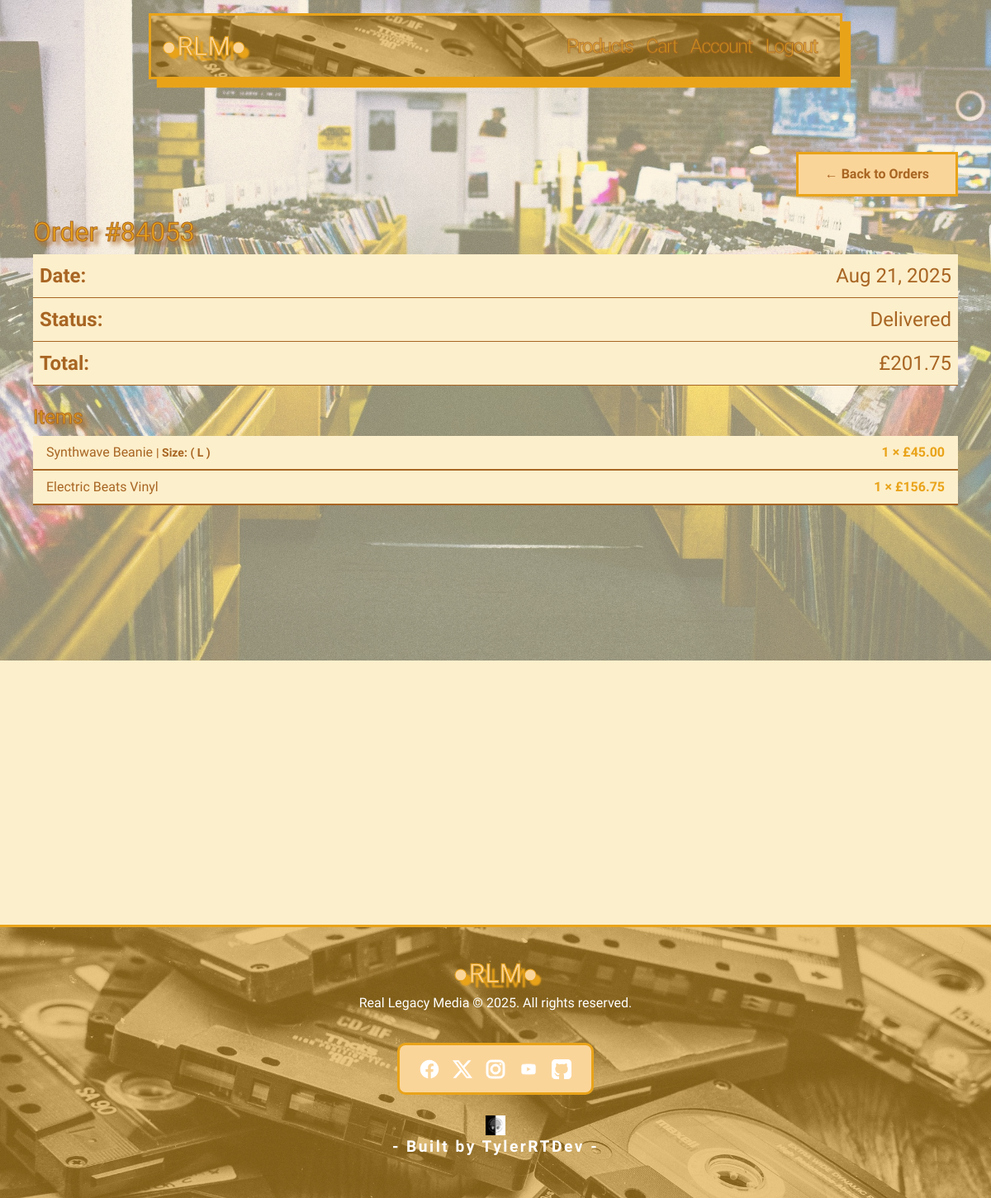
The app's page /accounts/orders/90/ (signed in) with its own data.
### checkout/models.py (models this page shows, shortened)
class CheckoutOrder(models.Model):
    STATUS_CHOICES = [
        ('pending', 'Pending'),
        ('shipped', 'Shipped'),
        ('delivered', 'Delivered'),
    ]
    user = models.ForeignKey(User, on_delete=models.CASCADE, null=True, blank=True)
    order_session = models.CharField(max_length=255, unique=True, blank=True, null=True)
    order_number = models.CharField(max_length=5, unique=True, blank=True, null=True)
    guest_email = models.EmailField(blank=True, null=True)
    city = models.CharField(max_length=50, null=True, blank=True)
    postcode = models.CharField(max_length=20, null=True, blank=True)
    total_amount = models.DecimalField(max_digits=10, decimal_places=2)
    status = models.CharField(max_length=20, choices=STATUS_CHOICES, default='pending')
    created_at = models.DateTimeField(auto_now_add=True)
    full_name = models.CharField(max_length=100, null=True, blank=True)
    shipping_address = models.TextField(null=True, blank=True)
    shipping_city = models.CharField(max_length=50, null=True, blank=True)
    shipping_postcode = models.CharField(max_length=20, null=True, blank=True)
    billing_address = models.TextField(null=True, blank=True)
    billing_city = models.CharField(max_length=20,null=True, blank=True)
    billing_postcode = models.CharField(max_length=20,null=True, blank=True)

class CheckoutItem(models.Model):
    order = models.ForeignKey(CheckoutOrder, on_delete=models.CASCADE, related_name='items')
    product = models.ForeignKey(Product, on_delete=models.SET_NULL, null=True)
    size = models.CharField(max_length=10, blank=True, null=True)
    quantity = models.PositiveIntegerField(null=True, blank=True)
    price = models.DecimalField(max_digits=10, decimal_places=2)

### products/models.py (models this page shows, shortened)
class Product(models.Model):
    SIZE_CHOICES = [
        ('S', 'Small'),
        ('M', 'Medium'),
        ('L', 'Large'),
        ('XL', 'Extra Large'),
        ('XXL', 'Double Extra Large'),
    ]
    name = models.CharField(max_length=200)
    slug = models.SlugField(unique=True)
    category = models.ForeignKey(Category, on_delete=models.CASCADE, null=True)
    description = models.TextField()
    genre = models.ForeignKey(Genre, on_delete=models.SET_NULL, null=True, blank=True)
    media_type = models.ForeignKey(MediaType, on_delete=models.SET_NULL, null=True, blank=True)
    price = models.DecimalField(max_digits=10, decimal_places=2)
    stock = models.PositiveIntegerField()
    size = models.CharField(max_length=3, choices=SIZE_CHOICES, blank=True, null=True)
    is_featured = models.BooleanField(default=False)
    is_limited_edition = models.BooleanField(default=False)
    created_at = models.DateTimeField(auto_now_add=True)

### accounts/views.py (the view)
# urls.py: path('orders/<int:order_id>/', views.order_detail_view, name='order_detail'),
@login_required
def order_detail_view(request, order_id):
    try:
        order = CheckoutOrder.objects.get(id=order_id, user=request.user)
    except CheckoutOrder.DoesNotExist:
        raise Http404("Order not found.")
    return render(request, 'accounts/order_detail.html', {'order': order})

### templates/accounts/order_detail.html
{% extends 'base.html' %}
{% block content %}
<div class="order-detail-container container py-5">
  <div class="back-button d-flex justify-content-end mb-4">
      <a href="{% url 'accounts:order_history' %}" class="back-btn-retro">
      <span> ←</span> Back to Orders
      </a>
  </div>
  <h2>Order #{{ order.order_number }}</h2>
  <p><strong>Date:</strong> {{ order.created_at|date:"M d, Y" }}</p>
  <p><strong>Status:</strong> {{ order.status|capfirst }}</p>
  <p><strong>Total:</strong> £{{ order.total_amount }}</p>
  <h4 class="mt-4">Items</h4>
  <ul class="list-group">
    {% for item in order.items.all %}
    <li class="list-group-item d-flex justify-content-between">
      <div>
        {{ item.product.name }} {% if item.size %}<small>| Size: ( {{ item.size }} )</small>{% endif %}
      </div>
      <div class="order-detail-quantity-price fw-bold">
        {{ item.quantity }} × £{{ item.price }}
      </div>
    </li>
    {% endfor %}
  </ul>
</div>
{% endblock %}

### static/css/style.css (style rules this page uses)
:root { --black: #000000; --brown: #a86523; --orange: #E9A319; --peach: #fad59a; --cream: #fcefcb; --text-color: #000000; }
body { font-family: 'Kodchasan', sans-serif; color: var(--text-color); background-color: var(--cream); }
h1, h2, h3, h4 { font-family: 'Brexon', sans-serif; }
.back-btn-retro { border: solid 3px var(--orange); color: var(--brown); border-radius: 0px; font-weight: bold; text-decoration: none; padding: 0.75rem 2rem; background-color: var(--peach); transition: 0.5s; }
.back-button { display: flex; align-self: flex-end; margin-bottom: 2rem; justify-content: space-around; }
.back-btn-retro { border-radius: 3px var(--brown); }
.form-title-container h2, .cart-table-container h1, .order-detail-container h2, .order-detail-container h4, .login-container h1, .register-container h1, .checkout-card h1, .checkout-confirmation-container h1, .success-container h1 { text-shadow: 5px 5px 5px var(--brown); -webkit-text-fill-color: var(--orange); -webkit-text-stroke-width: 1px; -webkit-text-stroke-color: var(--brown); }
.order-detail-container { height: 120vh; }
.list-group { border-radius: 0px; }
.list-group small { font-weight: bold; }
.checkout-card ul li, .order-detail-container ul li { border: none; border-bottom: 2px solid var(--brown); background: var(--cream); margin-bottom: 1rem; transition: 0.7s ease; color: var(--brown); margin: 0; }
.checkout-item-quantity-cost, .order-detail-quantity-price { color: var(--orange); }
.order-detail-container p { font-size: 150%; color: var(--brown); display: flex; justify-content: space-between; background-color: var(--cream); padding: 0.5rem; margin: 0; border-bottom: solid 1px var(--brown); }
@media (min-width: 1024px) and (max-width: 1439px) { .container { max-width: 1200px; padding: 0 20px; } }

### records on screen
CheckoutOrder: order_number "84053", created_at "Aug 21, 2025", status "Delivered", total_amount "201.75"
CheckoutItem: product.name "Synthwave Beanie", size "L", quantity "1", price "45.00"
CheckoutItem: product.name "Electric Beats Vinyl", quantity "1", price "156.75"
